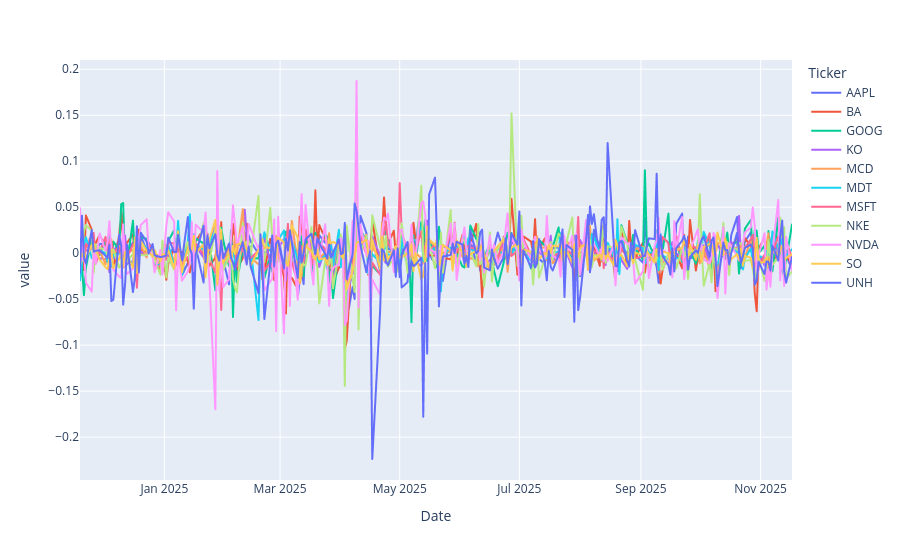

The cell this chart's notebook holds for it:
### Code cell
df = test.getSimpleChangeHistory('Close')
fig = px.line(df, x = df.index, y = df.columns)
fig.show()

### Figure 1 — Plotly figure (JSON) as saved in the notebook; plotly's stock layout.template omitted (floating-point values rounded to 4 significant figures; data arrays with more than 128 entries replaced by an {"elided": "..."} marker saying what was removed)
{"data": [{"hovertemplate": "Ticker=AAPL<br>Date=%{x}<br>value=%{y}<extra></extra>", "legendgroup": "AAPL", "line": {"color": "#636efa", "dash": "solid"}, "marker": {"symbol": "circle"}, "mode": "lines", "name": "AAPL", "showlegend": true, "type": "scattergl", "x": {"elided": "249 str values"}, "xaxis": "x", "y": {"elided": "249 float values"}, "yaxis": "y"}, {"hovertemplate": "Ticker=BA<br>Date=%{x}<br>value=%{y}<extra></extra>", "legendgroup": "BA", "line": {"color": "#EF553B", "dash": "solid"}, "marker": {"symbol": "circle"}, "mode": "lines", "name": "BA", "showlegend": true, "type": "scattergl", "x": {"elided": "249 str values"}, "xaxis": "x", "y": {"elided": "249 float values"}, "yaxis": "y"}, {"hovertemplate": "Ticker=GOOG<br>Date=%{x}<br>value=%{y}<extra></extra>", "legendgroup": "GOOG", "line": {"color": "#00cc96", "dash": "solid"}, "marker": {"symbol": "circle"}, "mode": "lines", "name": "GOOG", "showlegend": true, "type": "scattergl", "x": {"elided": "249 str values"}, "xaxis": "x", "y": {"elided": "249 float values"}, "yaxis": "y"}, {"hovertemplate": "Ticker=KO<br>Date=%{x}<br>value=%{y}<extra></extra>", "legendgroup": "KO", "line": {"color": "#ab63fa", "dash": "solid"}, "marker": {"symbol": "circle"}, "mode": "lines", "name": "KO", "showlegend": true, "type": "scattergl", "x": {"elided": "249 str values"}, "xaxis": "x", "y": {"elided": "249 float values"}, "yaxis": "y"}, {"hovertemplate": "Ticker=MCD<br>Date=%{x}<br>value=%{y}<extra></extra>", "legendgroup": "MCD", "line": {"color": "#FFA15A", "dash": "solid"}, "marker": {"symbol": "circle"}, "mode": "lines", "name": "MCD", "showlegend": true, "type": "scattergl", "x": {"elided": "249 str values"}, "xaxis": "x", "y": {"elided": "249 float values"}, "yaxis": "y"}, {"hovertemplate": "Ticker=MDT<br>Date=%{x}<br>value=%{y}<extra></extra>", "legendgroup": "MDT", "line": {"color": "#19d3f3", "dash": "solid"}, "marker": {"symbol": "circle"}, "mode": "lines", "name": "MDT", "showlegend": true, "type": "scattergl", "x": {"elided": "249 str values"}, "xaxis": "x", "y": {"elided": "249 float values"}, "yaxis": "y"}, {"hovertemplate": "Ticker=MSFT<br>Date=%{x}<br>value=%{y}<extra></extra>", "legendgroup": "MSFT", "line": {"color": "#FF6692", "dash": "solid"}, "marker": {"symbol": "circle"}, "mode": "lines", "name": "MSFT", "showlegend": true, "type": "scattergl", "x": {"elided": "249 str values"}, "xaxis": "x", "y": {"elided": "249 float values"}, "yaxis": "y"}, {"hovertemplate": "Ticker=NKE<br>Date=%{x}<br>value=%{y}<extra></extra>", "legendgroup": "NKE", "line": {"color": "#B6E880", "dash": "solid"}, "marker": {"symbol": "circle"}, "mode": "lines", "name": "NKE", "showlegend": true, "type": "scattergl", "x": {"elided": "249 str values"}, "xaxis": "x", "y": {"elided": "249 float values"}, "yaxis": "y"}, {"hovertemplate": "Ticker=NVDA<br>Date=%{x}<br>value=%{y}<extra></extra>", "legendgroup": "NVDA", "line": {"color": "#FF97FF", "dash": "solid"}, "marker": {"symbol": "circle"}, "mode": "lines", "name": "NVDA", "showlegend": true, "type": "scattergl", "x": {"elided": "249 str values"}, "xaxis": "x", "y": {"elided": "249 float values"}, "yaxis": "y"}, {"hovertemplate": "Ticker=SO<br>Date=%{x}<br>value=%{y}<extra></extra>", "legendgroup": "SO", "line": {"color": "#FECB52", "dash": "solid"}, "marker": {"symbol": "circle"}, "mode": "lines", "name": "SO", "showlegend": true, "type": "scattergl", "x": {"elided": "249 str values"}, "xaxis": "x", "y": {"elided": "249 float values"}, "yaxis": "y"}, {"hovertemplate": "Ticker=UNH<br>Date=%{x}<br>value=%{y}<extra></extra>", "legendgroup": "UNH", "line": {"color": "#636efa", "dash": "solid"}, "marker": {"symbol": "circle"}, "mode": "lines", "name": "UNH", "showlegend": true, "type": "scattergl", "x": {"elided": "249 str values"}, "xaxis": "x", "y": {"elided": "249 float values"}, "yaxis": "y"}], "layout": {"legend": {"title": {"text": "Ticker"}, "tracegroupgap": 0}, "margin": {"t": 60}, "xaxis": {"anchor": "y", "domain": [0, 1], "title": {"text": "Date"}}, "yaxis": {"anchor": "x", "domain": [0, 1], "title": {"text": "value"}}}}
